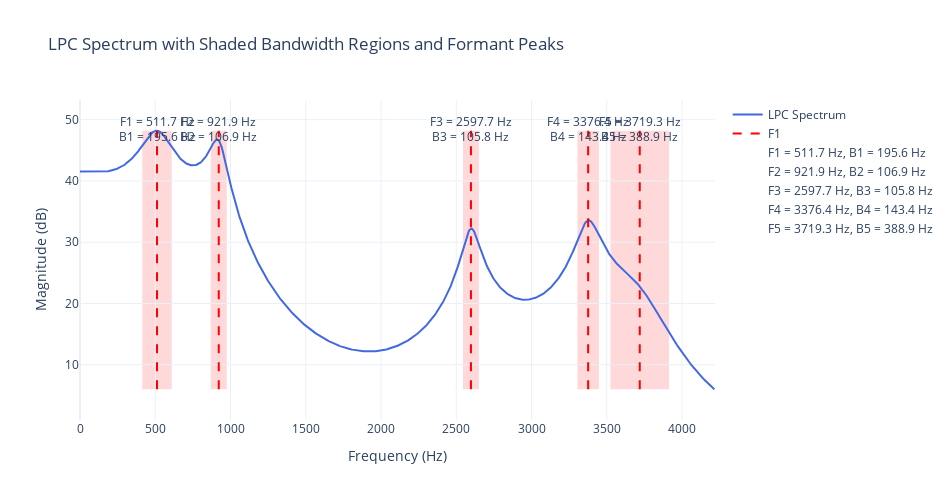

Here is the notebook cell this chart was saved with:
### Code cell
import numpy as np
import soundfile as sf
import plotly.graph_objects as go
from scipy.signal import freqz
from scipy.linalg import solve_toeplitz
from numpy import hamming

# === Step 0: Load audio and extract 30ms frame ===
file_path = "vowel1_1.wav"
signal, fs = sf.read(file_path)
signal = signal / np.max(np.abs(signal))  # normalize

center_time = 0.12379  # seconds
frame_len = int(0.030 * fs)  # 30 ms
center_sample = int(center_time * fs)
start = center_sample - frame_len // 2
frame = signal[start:start + frame_len]
windowed_frame = frame * hamming(len(frame))

# === Step 1: LPC Coefficients ===
p = int(fs / 1000) + 2  # LPC order (44 for 44.1kHz)
def compute_lpc_autocorr(x, order):
    x = x - np.mean(x)
    r = np.correlate(x, x, mode='full')[len(x)-1:len(x)+order]
    R = r[:order + 1]
    r_rhs = r[1:]
    a = solve_toeplitz((R[:-1], R[:-1]), r_rhs)
    return np.concatenate(([1], -a))

a_lpc = compute_lpc_autocorr(windowed_frame, p)

# === Step 2: Formant and Bandwidths (from previous output) ===
formants_final = np.array([511.71, 921.91, 2597.66, 3376.37, 3719.28])
bandwidths_final = np.array([195.62, 106.88, 105.77, 143.36, 388.90])

# === Step 3: LPC Spectrum ===
w, h = freqz([1], a_lpc, worN=4096, fs=fs)
spectrum = 20 * np.log10(np.abs(h))

# === Step 4: Limit x-axis to F5 + 500 Hz ===
f_max = formants_final[4] + 500
mask = w <= f_max
w_plot = w[mask]
spectrum_plot = spectrum[mask]
y_min = min(spectrum_plot)
y_max = max(spectrum_plot)

# === Step 5: Plot ===
fig = go.Figure()

# LPC Spectrum
fig.add_trace(go.Scatter(
    x=w_plot,
    y=spectrum_plot,
    mode='lines',
    name='LPC Spectrum',
    line=dict(color='royalblue')
))

# Formant bands and markers
for i, (f, b) in enumerate(zip(formants_final, bandwidths_final)):
    bw_half = b / 2
    f_left = f - bw_half
    f_right = f + bw_half

    # Shaded Bandwidth Region
    fig.add_shape(
        type="rect",
        x0=f_left, x1=f_right,
        y0=y_min, y1=y_max,
        fillcolor="rgba(255,0,0,0.15)",
        line=dict(width=0),
        layer="below"
    )

    # Vertical Line at Formant Peak
    fig.add_trace(go.Scatter(
        x=[f, f],
        y=[y_min, y_max],
        mode='lines',
        line=dict(color='red', dash='dash'),
        name=f"F{i+1}",
        showlegend=(i == 0)  # Only show 'F1' label once
    ))

    # Text Annotation at peak
    fig.add_trace(go.Scatter(
        x=[f],
        y=[y_max],
        text=[f"F{i+1} = {f:.1f} Hz<br>B{i+1} = {b:.1f} Hz"],
        mode='text',
        showlegend=False
    ))

# === Step 5.5: Add invisible traces to legend with F and B values ===
for i, (f, b) in enumerate(zip(formants_final, bandwidths_final)):
    fig.add_trace(go.Scatter(
        x=[None], y=[None],
        mode='lines',
        line=dict(color='white'),
        name=f"F{i+1} = {f:.1f} Hz, B{i+1} = {b:.1f} Hz"
    ))

# === Step 6: Final Layout ===
fig.update_layout(
    title="LPC Spectrum with Shaded Bandwidth Regions and Formant Peaks",
    xaxis_title="Frequency (Hz)",
    yaxis_title="Magnitude (dB)",
    template="plotly_white",
    width=950,
    height=500,
    xaxis=dict(range=[0, f_max]),
    yaxis=dict(range=[y_min - 5, y_max + 5])
)

fig.show()

### Figure 1 — Plotly figure (JSON) as saved in the notebook; plotly's stock layout.template omitted (floating-point values rounded to 4 significant figures; data arrays with more than 128 entries replaced by an {"elided": "..."} marker saying what was removed)
{"data": [{"line": {"color": "royalblue"}, "mode": "lines", "name": "LPC Spectrum", "type": "scatter", "x": {"elided": "784 float values"}, "y": {"elided": "784 float values"}}, {"line": {"color": "red", "dash": "dash"}, "mode": "lines", "name": "F1", "showlegend": true, "type": "scatter", "x": [511.7, 511.7], "y": [5.989, 48.21]}, {"mode": "text", "showlegend": false, "text": ["F1 = 511.7 Hz<br>B1 = 195.6 Hz"], "type": "scatter", "x": [511.7], "y": [48.21]}, {"line": {"color": "red", "dash": "dash"}, "mode": "lines", "name": "F2", "showlegend": false, "type": "scatter", "x": [921.9, 921.9], "y": [5.989, 48.21]}, {"mode": "text", "showlegend": false, "text": ["F2 = 921.9 Hz<br>B2 = 106.9 Hz"], "type": "scatter", "x": [921.9], "y": [48.21]}, {"line": {"color": "red", "dash": "dash"}, "mode": "lines", "name": "F3", "showlegend": false, "type": "scatter", "x": [2598.0, 2598.0], "y": [5.989, 48.21]}, {"mode": "text", "showlegend": false, "text": ["F3 = 2597.7 Hz<br>B3 = 105.8 Hz"], "type": "scatter", "x": [2598.0], "y": [48.21]}, {"line": {"color": "red", "dash": "dash"}, "mode": "lines", "name": "F4", "showlegend": false, "type": "scatter", "x": [3376.0, 3376.0], "y": [5.989, 48.21]}, {"mode": "text", "showlegend": false, "text": ["F4 = 3376.4 Hz<br>B4 = 143.4 Hz"], "type": "scatter", "x": [3376.0], "y": [48.21]}, {"line": {"color": "red", "dash": "dash"}, "mode": "lines", "name": "F5", "showlegend": false, "type": "scatter", "x": [3719.0, 3719.0], "y": [5.989, 48.21]}, {"mode": "text", "showlegend": false, "text": ["F5 = 3719.3 Hz<br>B5 = 388.9 Hz"], "type": "scatter", "x": [3719.0], "y": [48.21]}, {"line": {"color": "white"}, "mode": "lines", "name": "F1 = 511.7 Hz, B1 = 195.6 Hz", "type": "scatter", "x": [null], "y": [null]}, {"line": {"color": "white"}, "mode": "lines", "name": "F2 = 921.9 Hz, B2 = 106.9 Hz", "type": "scatter", "x": [null], "y": [null]}, {"line": {"color": "white"}, "mode": "lines", "name": "F3 = 2597.7 Hz, B3 = 105.8 Hz", "type": "scatter", "x": [null], "y": [null]}, {"line": {"color": "white"}, "mode": "lines", "name": "F4 = 3376.4 Hz, B4 = 143.4 Hz", "type": "scatter", "x": [null], "y": [null]}, {"line": {"color": "white"}, "mode": "lines", "name": "F5 = 3719.3 Hz, B5 = 388.9 Hz", "type": "scatter", "x": [null], "y": [null]}], "layout": {"height": 500, "shapes": [{"fillcolor": "rgba(255,0,0,0.15)", "layer": "below", "line": {"width": 0}, "type": "rect", "x0": 413.9, "x1": 609.5, "y0": 5.989, "y1": 48.21}, {"fillcolor": "rgba(255,0,0,0.15)", "layer": "below", "line": {"width": 0}, "type": "rect", "x0": 868.5, "x1": 975.3, "y0": 5.989, "y1": 48.21}, {"fillcolor": "rgba(255,0,0,0.15)", "layer": "below", "line": {"width": 0}, "type": "rect", "x0": 2545.0, "x1": 2651.0, "y0": 5.989, "y1": 48.21}, {"fillcolor": "rgba(255,0,0,0.15)", "layer": "below", "line": {"width": 0}, "type": "rect", "x0": 3305.0, "x1": 3448.0, "y0": 5.989, "y1": 48.21}, {"fillcolor": "rgba(255,0,0,0.15)", "layer": "below", "line": {"width": 0}, "type": "rect", "x0": 3525.0, "x1": 3914.0, "y0": 5.989, "y1": 48.21}], "title": {"text": "LPC Spectrum with Shaded Bandwidth Regions and Formant Peaks"}, "width": 950, "xaxis": {"range": [0, 4219.0], "title": {"text": "Frequency (Hz)"}}, "yaxis": {"range": [0.9887, 53.21], "title": {"text": "Magnitude (dB)"}}}}
